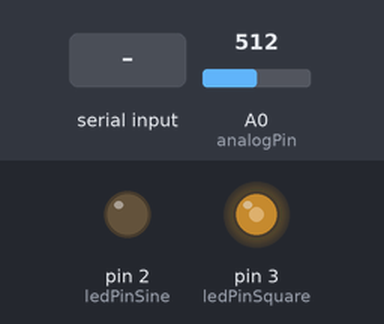
The sketch below on a simulated Arduino Uno, built with avr-gcc and run on an emulated ATmega328P. Shown: output pins drawn as LEDs (lit = HIGH). The inputs (shaded band) are chosen by the test bench; at power-on: A0 (analogPin) = 512. What the sketch prints to the serial monitor is not drawn.

Above: at 1.2 s.
1.3 s: "sine:1\n" received over Serial
At 2.9 s:
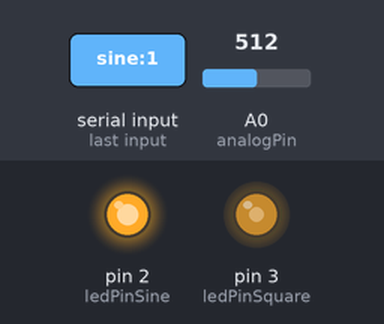
3.5 s: "square:1\n" received over Serial
At 4.0 s:
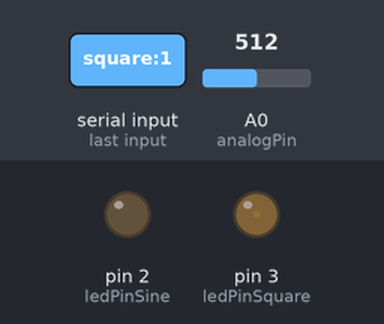
5.6 s: ":\n" received over Serial
At 7.3 s:
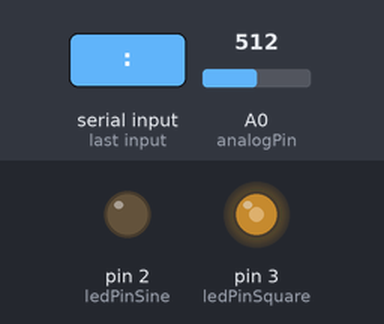
7.6 s: A0 (analogPin) set to 986
9.1 s: A0 (analogPin) set to 1006
11.2 s: "sine:150\n" received over Serial
At 11.7 s:
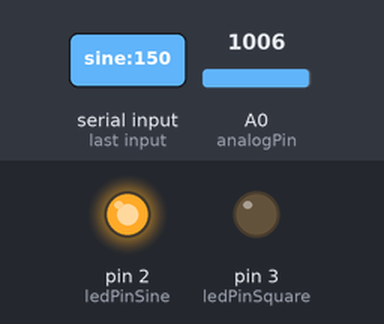
Timing chart, 0 to 14.2 s (numbered marks = the images above; inputs shaded):
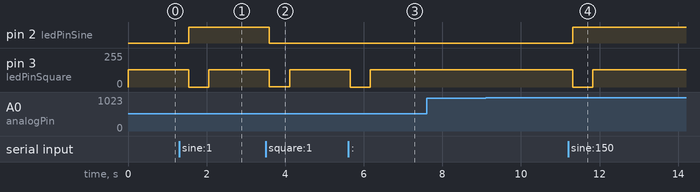

The sketch:

test.ino
```cpp
const int analogPin = A0;
const int numSamples = 50;
int samples[numSamples];

int ledPinSine = 2;
int ledPinSquare = 3;

void setup() {
  pinMode(ledPinSine, OUTPUT);
  pinMode(ledPinSquare, OUTPUT);
  Serial.begin(2000000);
}

void loop() {
  analogWrite(ledPinSquare, 128);

  if (Serial.available()) {
    String receivedData = Serial.readStringUntil('\n');
    receivedData.trim();  // Remove leading/trailing white spaces

    // Split the received data using ":"
    int delimiterIndex = receivedData.indexOf(":");
    if (delimiterIndex != -1) {
      String waveType = receivedData.substring(0, delimiterIndex);
      int waveValue = receivedData.substring(delimiterIndex + 1).toInt();

      // Perform actions based on wave type
      if (waveType.equalsIgnoreCase("sine")) {
        digitalWrite(ledPinSine, HIGH);
        digitalWrite(ledPinSquare, LOW);
      } else if (waveType.equalsIgnoreCase("square")) {
        int pwmValue = map(waveValue, 0, 100, 0, 255);
        analogWrite(ledPinSquare, pwmValue);
        digitalWrite(ledPinSine, LOW);
      } else {
        digitalWrite(ledPinSine, LOW);
        digitalWrite(ledPinSquare, LOW);
      }
    }
  }

  // Read back 50 samples from analog pin and store in array
  for (int i = 0; i < numSamples; i++) {
    int value = analogRead(analogPin);
    samples[i] = value;
    delay(10);
  }

  // Send samples via serial
  for (int i = 0; i < numSamples; i++) {
    Serial.print(samples[i]);
    Serial.print(",");
  }
  Serial.println();
}
```

Measured:
- after the input at 1.3 s, pin 2 (ledPinSine): LOW → HIGH after 0.24 s; pin 3 (ledPinSquare): 128/255 → 0/255 after 0.24 s, → 128/255 0.51 s later
- after the input at 3.5 s, pin 2 (ledPinSine): HIGH → LOW after 0.10 s; pin 3 (ledPinSquare): 128/255 → 2/255 after 0.10 s, → 128/255 0.51 s later
- after the input at 5.6 s, pin 3 (ledPinSquare): 128/255 → 0/255 after 0.05 s, → 128/255 0.51 s later
- after the input at 7.6 s, every drawn part: stays the same
- after the input at 9.1 s, every drawn part: stays the same
- after the input at 11.2 s, pin 2 (ledPinSine): LOW → HIGH after 0.11 s; pin 3 (ledPinSquare): 128/255 → 0/255 after 0.11 s, → 128/255 0.52 s later
